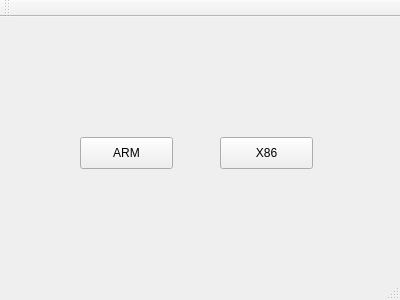
<?xml version="1.0" encoding="UTF-8"?>
<ui version="4.0">
 <class>MainWindow</class>
 <widget class="QMainWindow" name="MainWindow">
  <property name="geometry">
   <rect>
    <x>0</x>
    <y>0</y>
    <width>400</width>
    <height>300</height>
   </rect>
  </property>
  <property name="windowTitle">
   <string>MainWindow</string>
  </property>
  <widget class="QWidget" name="centralWidget">
   <widget class="QStackedWidget" name="stackedWidget">
    <property name="geometry">
     <rect>
      <x>-10</x>
      <y>-30</y>
      <width>431</width>
      <height>331</height>
     </rect>
    </property>
    <property name="styleSheet">
     <string notr="true"/>
    </property>
    <widget class="QWidget" name="page">
     <widget class="QPushButton" name="pushButton">
      <property name="geometry">
       <rect>
        <x>90</x>
        <y>150</y>
        <width>93</width>
        <height>32</height>
       </rect>
      </property>
      <property name="styleSheet">
       <string notr="true"/>
      </property>
      <property name="text">
       <string>ARM</string>
      </property>
     </widget>
     <widget class="QPushButton" name="pushButton_4">
      <property name="geometry">
       <rect>
        <x>230</x>
        <y>150</y>
        <width>93</width>
        <height>32</height>
       </rect>
      </property>
      <property name="text">
       <string>X86</string>
      </property>
     </widget>
    </widget>
    <widget class="QWidget" name="page_2">
     <widget class="QPushButton" name="pushButton_2">
      <property name="geometry">
       <rect>
        <x>40</x>
        <y>40</y>
        <width>71</width>
        <height>21</height>
       </rect>
      </property>
      <property name="styleSheet">
       <string notr="true">background-color: rgb(255, 21, 103);</string>
      </property>
      <property name="text">
       <string>BACK</string>
      </property>
     </widget>
     <widget class="QPushButton" name="pushButton_3">
      <property name="geometry">
       <rect>
        <x>170</x>
        <y>130</y>
        <width>93</width>
        <height>32</height>
       </rect>
      </property>
      <property name="styleSheet">
       <string notr="true">background-color: rgb(255, 3, 91);</string>
      </property>
      <property name="text">
       <string>INIT</string>
      </property>
     </widget>
    </widget>
    <widget class="QWidget" name="page_3">
     <widget class="QPushButton" name="pushButton_5">
      <property name="geometry">
       <rect>
        <x>170</x>
        <y>130</y>
        <width>93</width>
        <height>32</height>
       </rect>
      </property>
      <property name="text">
       <string>BUILD</string>
      </property>
     </widget>
    </widget>
    <widget class="QWidget" name="page_4">
     <widget class="QPushButton" name="pushButton_6">
      <property name="geometry">
       <rect>
        <x>170</x>
        <y>130</y>
        <width>93</width>
        <height>32</height>
       </rect>
      </property>
      <property name="text">
       <string>RUN</string>
      </property>
     </widget>
    </widget>
    <widget class="QWidget" name="page_5">
     <widget class="QPushButton" name="pushButton_7">
      <property name="geometry">
       <rect>
        <x>170</x>
        <y>130</y>
        <width>93</width>
        <height>32</height>
       </rect>
      </property>
      <property name="text">
       <string>ANALYZE</string>
      </property>
     </widget>
    </widget>
   </widget>
  </widget>
  <widget class="QMenuBar" name="menuBar">
   <property name="geometry">
    <rect>
     <x>0</x>
     <y>0</y>
     <width>400</width>
     <height>22</height>
    </rect>
   </property>
  </widget>
  <widget class="QToolBar" name="mainToolBar">
   <attribute name="toolBarArea">
    <enum>TopToolBarArea</enum>
   </attribute>
   <attribute name="toolBarBreak">
    <bool>false</bool>
   </attribute>
  </widget>
  <widget class="QStatusBar" name="statusBar"/>
 </widget>
 <layoutdefault spacing="6" margin="11"/>
 <resources/>
 <connections/>
</ui>
